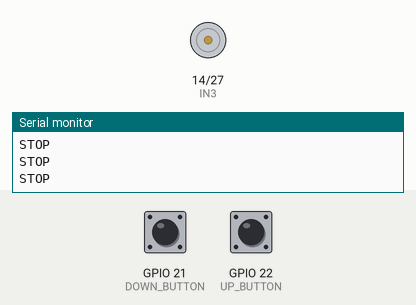
This sketch was run on a simulated ESP32. Shown: motor-driver pin pairs drawn as motors (green arrow = first pin HIGH = forward, orange = second pin HIGH = backward, longer = more drive, scaled by the enable pin), the last lines printed to the serial monitor. The test bench sets the inputs (shaded band); at power-on: GPIO 21 (DOWN_BUTTON) HIGH, GPIO 22 (UP_BUTTON) HIGH.

Above: at 1.2 s.
1.3 s: GPIO 21 (DOWN_BUTTON) pulled LOW for 0.15 s
At 1.37 s:
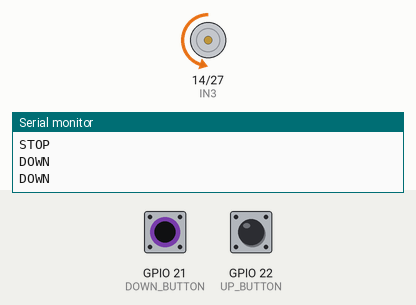
2.9 s: GPIO 22 (UP_BUTTON) pulled LOW for 0.15 s
At 2.98 s:
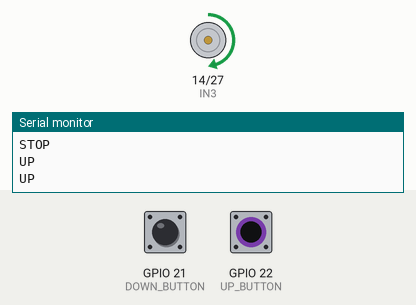
4.5 s: GPIO 22 (UP_BUTTON) pulled LOW for 3.2 s
At 8.3 s:
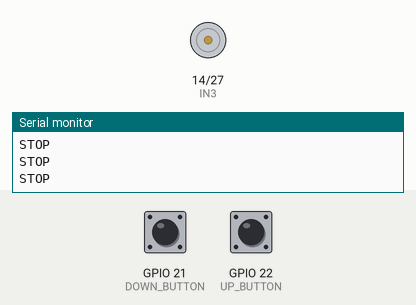
9.2 s: GPIO 21 (DOWN_BUTTON) pulled LOW for 3.2 s
At 9.5 s:
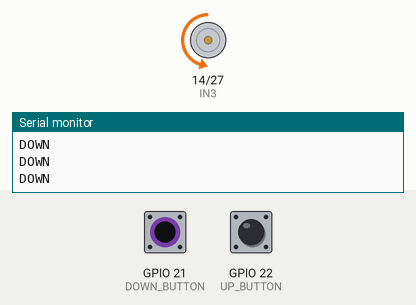
Timing chart, 0 to 13.9 s (numbered marks = the images above; inputs shaded):
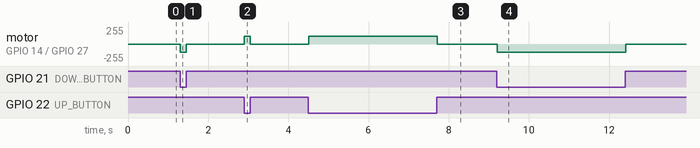

Measured:
- after the input at 1.3 s, motor on GPIO 14 (IN3) / GPIO 27 (IN4): stopped → backward 120/255 at once, → stopped 0.15 s later
- after the input at 2.9 s, motor on GPIO 14 (IN3) / GPIO 27 (IN4): stopped → forward 120/255 at once, → stopped 0.15 s later
- after the input at 4.5 s, motor on GPIO 14 (IN3) / GPIO 27 (IN4): stopped → forward 120/255 at once, → stopped 3.2 s later
- after the input at 9.2 s, motor on GPIO 14 (IN3) / GPIO 27 (IN4): stopped → backward 120/255 at once, → stopped 3.2 s later

The sketch:

motor-modulle-up-down-button-NO-HA.ino
```cpp
#include <Arduino.h>

// Motor control pins
const int IN3 = 14;
const int IN4 = 27;
const int ENB = 26;

// Button pins
const int UP_BUTTON = 22;
const int DOWN_BUTTON = 21;

// Motor speed (0–255)
const int motorSpeed = 120;

void setup() {
  // Motor pins
  pinMode(IN3, OUTPUT);
  pinMode(IN4, OUTPUT);
  pinMode(ENB, OUTPUT);

  // Buttons: use INPUT_PULLUP
  pinMode(UP_BUTTON, INPUT_PULLUP);
  pinMode(DOWN_BUTTON, INPUT_PULLUP);

  Serial.begin(115200);
}

void loop() {
  // Read buttons (active LOW)
  bool upPressed = (digitalRead(UP_BUTTON) == LOW);
  bool downPressed = (digitalRead(DOWN_BUTTON) == LOW);

  if (upPressed && !downPressed) {
    // Move UP
    Serial.println("UP");
    digitalWrite(IN3, HIGH);
    digitalWrite(IN4, LOW);
    analogWrite(ENB, motorSpeed);
  } else if (downPressed && !upPressed) {
    // Move DOWN
    Serial.println("DOWN");
    digitalWrite(IN3, LOW);
    digitalWrite(IN4, HIGH);
    analogWrite(ENB, motorSpeed);
  } else {
    // Stop motor if no button pressed or both pressed
    Serial.println("STOP");
    analogWrite(ENB, 0);
    digitalWrite(IN3, LOW);
    digitalWrite(IN4, LOW);
  }

  delay(50);  // debounce + loop stability
}
```
